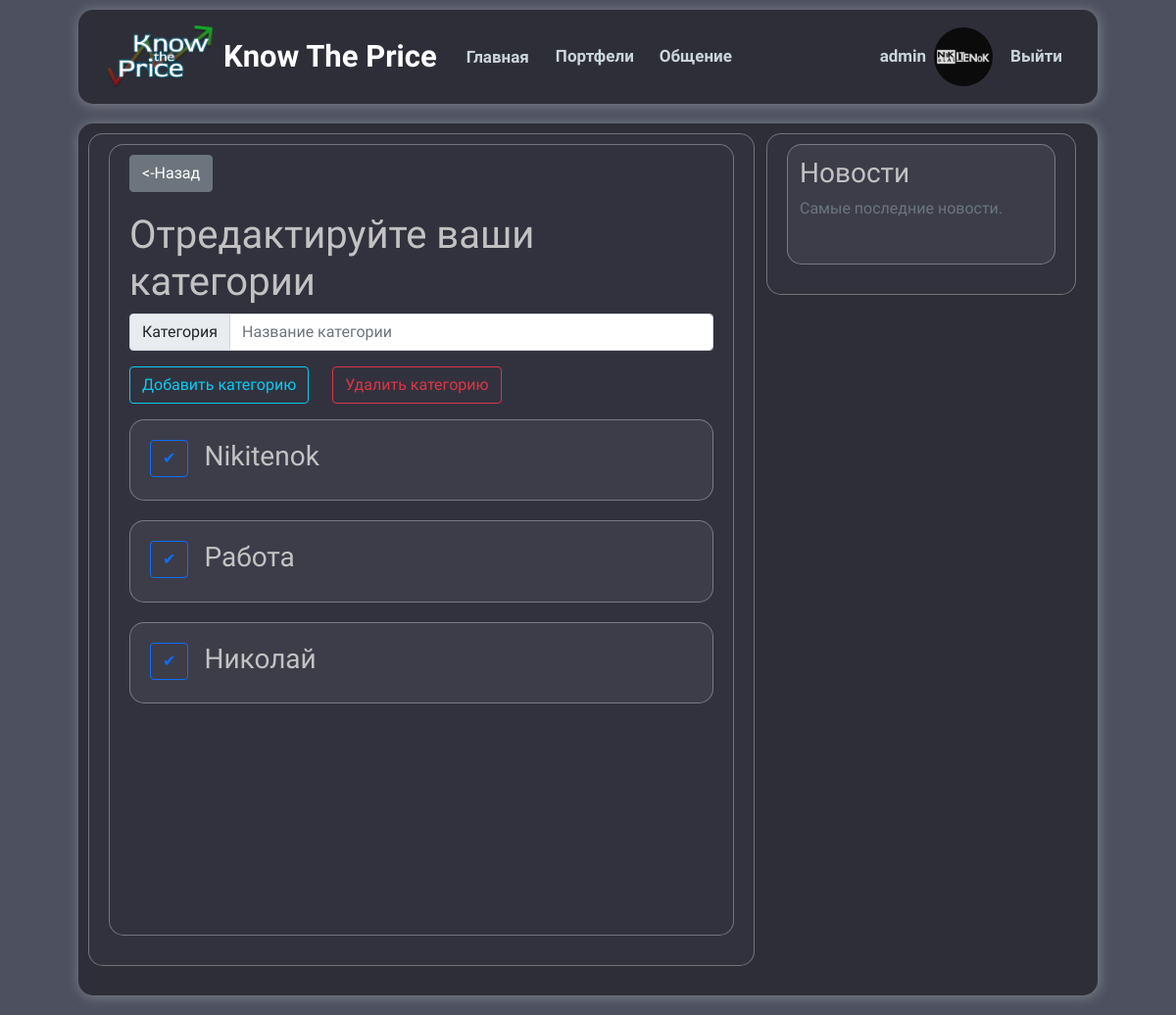
Page /category/ (signed in) on the committed database.
### users/models.py (models this page shows, shortened)
class Profile(models.Model):
    class Sex(models.TextChoices):
        FEMALE = 'f', 'Женский'
        MAN = 'm', 'Мужской'
        OTHER = 'o', 'Другой'
        __empty__ = 'Выберите ваш пол'
    SEX = (
        ('f', 'Женский'),
        ('m', 'Мужской'),
    )
    user = models.OneToOneField(User, on_delete=models.CASCADE, verbose_name='Имя')
    image = models.ImageField(default='default-profile.jpg',
                              upload_to='profile_pics',
                              verbose_name='Фото')
    sex = models.CharField(max_length=50,
                            null=True,
                            blank=True,
                            choices=Sex.choices,
                            verbose_name='Пол')

### todo_list/models.py (models this page shows, shortened)
class Category(models.Model):
    name = models.CharField(max_length=180)
    author = models.ForeignKey(User,
                                on_delete=models.PROTECT,
                                verbose_name='Владелец')
    class Meta:
        verbose_name = 'Категория'
        verbose_name_plural = 'Категории'

### todo_list/views.py (the view, shortened to what this page needs)
# urls.py: path('category/', todo_views.add_category, name='category'),
def add_category(request):
    categories = Category.objects.filter(author = request.user)
    return render(request, "todo_list/category.html", {"categories": categories})

### todo_list/templates/todo_list/category.html (shortened to what this page needs)
{% extends "main_site/base.html"%}
{% load static %}
{% load crispy_forms_tags %}
{% block content %}
<div
  class="columns has-background-link has-text-white is-centered"
  style="min-height: 101vh"
>
  <div class="column is-half">
    <form action="{% url 'todo-home' %}" method="get">
      <button type="submit" class="btn btn-secondary"><-Назад</button>
    </form>
    <h1 class="is-size-4 has-text-centered">Отредактируйте ваши категории</h1>
    <form action="" method="post">
      <div class="field has-text-centered">
        <div class="input-group flex-nowrap">
          <span class="input-group-text" id="addon-wrapping">Категория</span>
          <input type="text" class="form-control" placeholder="Название категории" aria-label="Username" aria-describedby="addon-wrapping" name="name">
        </div>
        <div class="field mb-3 mt-3">
          <button class="btn btn-outline-info" name="Add" type="submit">
            <span>Добавить категорию</span>
          </button>
          <button
            class="btn btn-outline-danger"
            name="Delete"
            formnovalidate=""
            type="submit"
          >
            <span> Удалить категорию </span>
          </button>
        </div>
      </div>
      <div class="list is-hoverable">
        {% for category in categories %}
        <div class="content-block">
          <div class="d-flex p-2 justify-content-left">
            <label for="checkbox">
              <label for="cb{{category.id}}" class="btn btn-outline-primary">✔</label>
            </label>
            <h3 class="text-center ms-3">{{ category.name }}</h3>
          </div>
        </div>
        {% endfor %}
      </div>
    </form>
  </div>
  </div>
{% endblock %}

### main_site/templates/main_site/base.html (shortened to what this page needs)
{% load static %}
<!DOCTYPE html>
<html lang="ru">
  <head>
    <link
      href="https://cdn.jsdelivr.net/npm/bootstrap@5.0.2/dist/css/bootstrap.min.css"
      rel="stylesheet"
    />
    <link
      rel="stylesheet"
      type="text/css"
      href="{% static 'main_site/main.css' %}"
    />
  </head>
  <body>
    <header class="site-header">
      <nav class="navbar navbar-expand-lg navbar-dark p-3">
        <div class="container-fluid">
          <a href="{% url 'main_site-home' %}"><img src="{% static 'main_site/logo_KTP.png' %}" class="mr-4" /></a>
          <a class="navbar-brand mr-4 text-logo" href="{% url 'main_site-home' %}">Know The Price</a>
          <div class="collapse navbar-collapse" id="navbarScroll">
            <ul
              class="navbar-nav me-auto my-2 my-lg-0 navbar-nav-scroll"
              style="--bs-scroll-height: 100px"
            >
              <li class="nav-item">
                <a class="nav-link btn" aria-current="page" href="{% url 'main_site-home' %}">Главная</a>
              </li>
              {% if user.is_authenticated %}
              <li class="nav-item dropdown">
                <a
                  class="nav-link dropdown"
                  href="#"
                  id="navbarScrollingDropdown"
                  role="button"
                  data-bs-toggle="dropdown"
                  aria-expanded="false"
                >
                  Портфели
                </a>
              </li>
              <li class="nav-item dropdown">
                <a
                  class="nav-link dropdown"
                  href="#"
                  id="navbarScrollingDropdown"
                  role="button"
                  data-bs-toggle="dropdown"
                  aria-expanded="false"
                >
                  Общение
                </a>
              </li>
              {% endif %}
            </ul>
            <div class="navbar-nav d-flex">
              {% if user.is_authenticated %}
              <div class="d-inline-flex align-items-center">
                <div class="text-profile">
                  <a class="nav-item nav-link mr-2" href="{% url 'profile' %}"
                    ><b>{{ user.username }}</b></a
                  >
                </div>
                <div class="photo-profile">
                  <a href="{% url 'profile' %}"
                    ><img
                      class="rounded-circle"
                      src="{{ user.profile.image.url }}"
                  /></a>
                </div>
                <div class="text-profile">
                  <b><a
                      class="nav-link nav-item mr-2"
                      aria-current="page"
                      href="{% url 'logout' %}"
                      >Выйти</a>
                  </b>
                </div>
              </div>
              {% endif %}
            </div>
          </div>
        </div>
      </nav>
    </header>
    <main role="main" class="container">
      <div class="row main-content ">
        <div class="col-md-8 columns">
          {% block content %}{% endblock %}
        </div>
        <div class="col-md-4 news-block">
					<div class="content-section">
						<div class="content-block">
							<h3>Новости</h3>
							<p class='text-muted'>Самые последние новости.
							</p>
						</div>
					</div>
				</div>
      </div>
    </main>
  </body>
</html>

### main_site/static/main_site/main.css (style rules this page uses)
html { min-width: 655px; }
body { background: rgb(77, 80, 95); font-family: "Ubuntu", sans-serif; margin-top: 10px; padding: 0 80px; }
h1, h2, h3, h4, h5, h6 { color: #c2c2c2; }
ul { margin: 0; }
nav { background-color: rgb(46, 46, 56); box-shadow: 1px 1px 13px rgba(234, 234, 234, 0.35); }
a.text-logo { font-size: 31px; font-weight: 700; font-family: "Kanit", sans-serif; border-radius: 7px; }
.nav-link { font-size: 17px; }
.site-header .navbar-nav .nav-link { color: #cbd5db; }
header nav { border-radius: 15px; margin-bottom: 20px; }
.navbar-nav div div.photo-profile img { height: 60px; width: 60px; }
nav .container-fluid img { width: 110px; margin-right: 10px; }
ul li.nav-item a { color: rgb(173, 181, 189); line-height: 20px; padding: 10px 20px; text-decoration: none; text-align: center; margin: auto 5px; border-radius: 6px; font-weight: bold; }
.main-content { background-color: rgb(46, 46, 56); box-shadow: 1px 1px 13px rgba(234, 234, 234, 0.35); border-radius: 15px; margin-bottom: 20px; padding: 10px; }
.columns { background-color: #32323E; border-radius: 15px; border: 1px solid rgba(234, 234, 234, 0.35); padding: 10px 20px; margin-bottom: 20px; }
.content-section { background: #32323E; padding: 10px 20px; border-radius: 15px; margin-bottom: 20px; border: 1px solid rgba(234, 234, 234, 0.35); }
.content-block { background: rgb(61, 61, 73); border-radius: 15px; padding: 12px; border: 1px solid rgba(234, 234, 234, 0.35); margin-bottom: 20px; }
form { margin-bottom: 20px; }
legend, label { color: azure; font-weight: bold; }
.field .btn { margin-right: 20px; }

### rows in the picture
Category: name "Nikitenok"
Category: name "Работа"
Category: name "Николай"

### other values in the picture
{{ user.username }} "admin"
